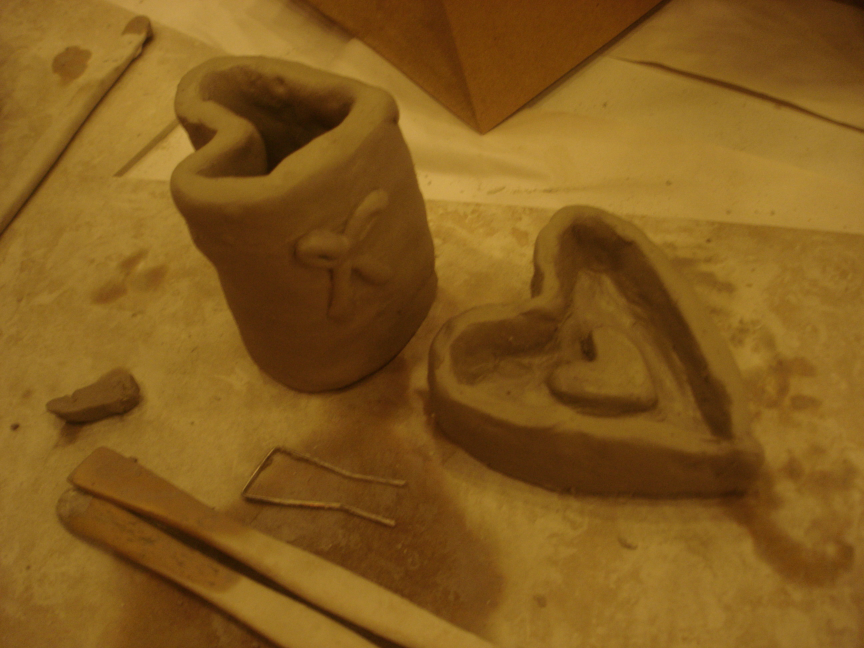
#> input picture görüntü işleme/src/temel_islemler/ART.JPG, 2592 x 1944 px (shown at 1/3 size)
$ python 'resim-dönüsüm.py'
#> lines starting #> are read from the running program, lines starting #| are printed output that depends on the picture
import cv2
import numpy as np

img = cv2.imread('ART.JPG',0)
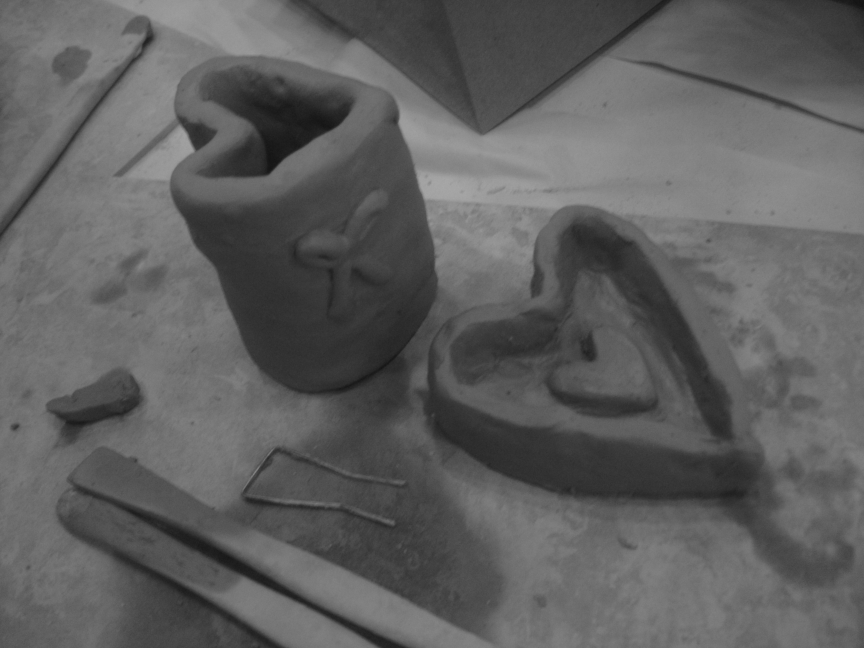
#> img: shape (1944, 2592) (shown at 1/3 size); min 15, max 171, mean 95.3

#resmi yeniden boyutlandırdım ve bu boyutları değişkenlere atadım.
cv2.namedWindow('ART.JPG', cv2.WINDOW_NORMAL)
new_size=(500, 600)
resized_img = cv2.resize(img, new_size)
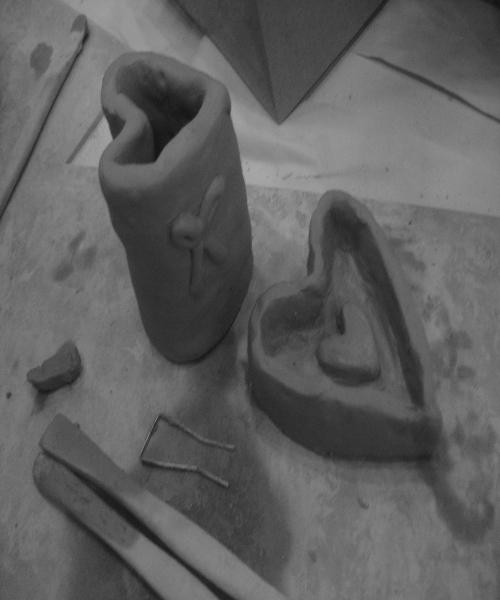
#> resized_img: shape (600, 500); min 18, max 168, mean 95.2
row, col = resized_img.shape[:2]
#> row = 600; col = 500

print(row, col)
#| 600 500


M = np.float32([[1, 0, 100], [0, 1, 55]]) #[1, 0, yatay açıklık], [0, 1, dikey açıklık]

dst = cv2.warpAffine(img, M, (col, row))
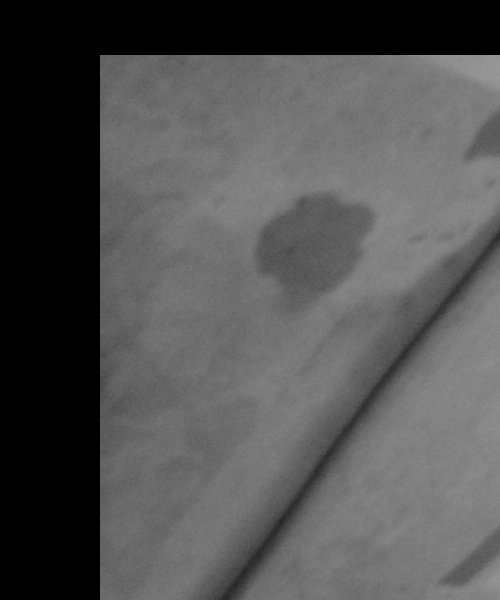
#> dst: shape (600, 500); min 0, max 154, mean 81.6
#M matrisinde yapılan işlemi dst içinde tutuyoruz. (önce sütun sonra satır yazılıyor dikkat)


cv2.imshow('dst', dst)
cv2.imshow('ART.JPG', img)
cv2.waitKey(0)
cv2.destroyAllWindows()
